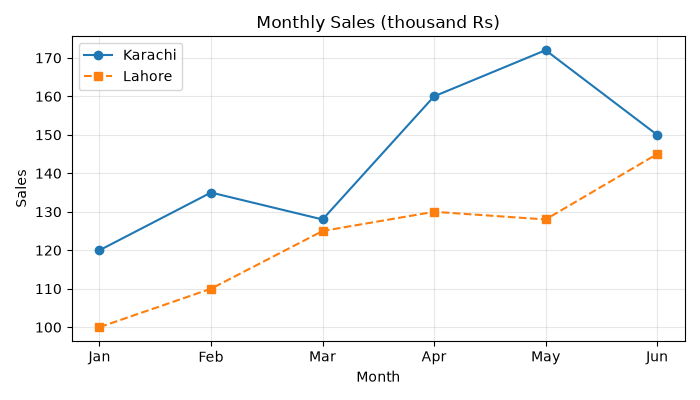

The Python source for this figure:
# line_chart.py
# Line chart = how something changes over time.

import matplotlib
matplotlib.use("Agg")                 # save to file instead of opening a window
import matplotlib.pyplot as plt

months = ["Jan", "Feb", "Mar", "Apr", "May", "Jun"]
karachi = [120, 135, 128, 160, 172, 150]
lahore = [100, 110, 125, 130, 128, 145]

plt.figure(figsize=(7, 4))                                   # width, height in inches
plt.plot(months, karachi, marker="o", label="Karachi")       # marker = dot on each point
plt.plot(months, lahore, marker="s", linestyle="--", label="Lahore")
plt.title("Monthly Sales (thousand Rs)")
plt.xlabel("Month")
plt.ylabel("Sales")
plt.grid(True, alpha=0.3)                                    # light background grid
plt.legend()                                                 # shows the labels box
plt.tight_layout()
plt.savefig("line_chart.png", dpi=100)
print("Saved line_chart.png")
